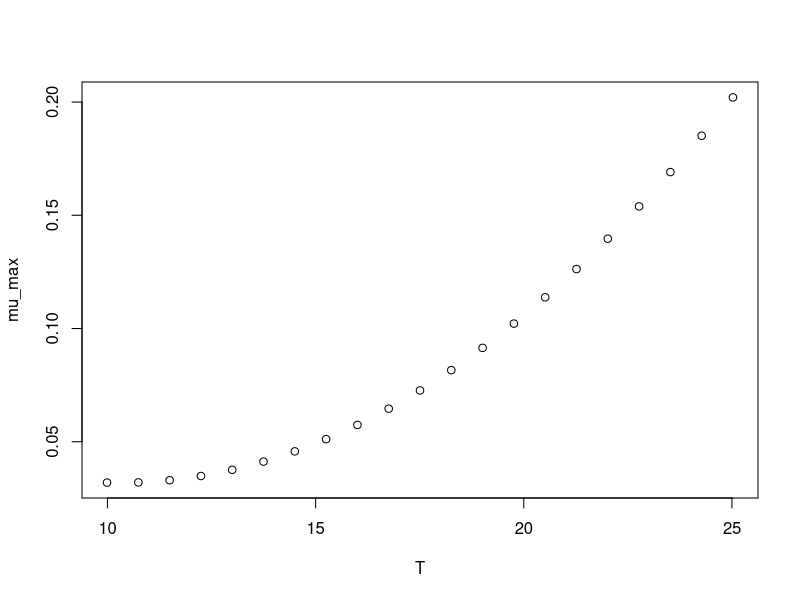

The R source for this figure:
#############################
# start of Parameter script
#############################
T <- seq(9.99000999000999,25.025,length.out=21)
#############################
# end of Parameter script
#############################
############################# 
# start of Model script Gropin ID 1260 
#############################
 
# constant coefficients for this model
 
variables <- data.frame(T)
argumentsPar <- expand.grid(variables)
 
# heart of the model
response_surface <- function(T) {
   mumax <-0.1151-0.01616*T+0.0007846*T^2

return(mumax=mumax)
} 

# output parameters
mumax <- cbind(argumentsPar,response_surface(argumentsPar['T']))
colnames(mumax) <- c(colnames(argumentsPar),'mumax')
#############################
# End of Model script
#############################
############################# 
# start of Visualisation script Gropin ID 1260 
#############################
plot(T,mumax$mumax,
                          xlab='T',
                          ylab='mu_max')
#############################
# End of Visualisation script
#############################
